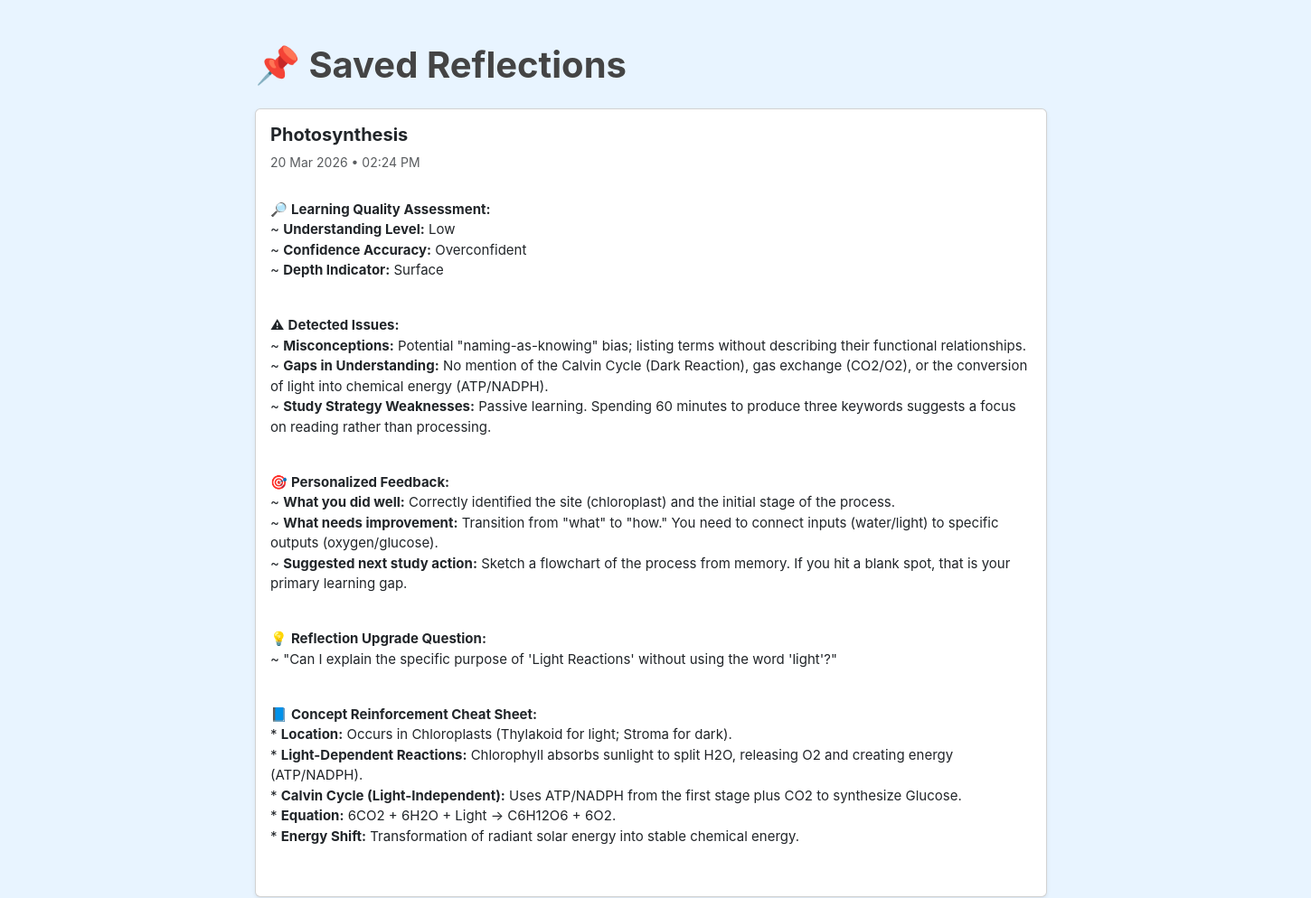
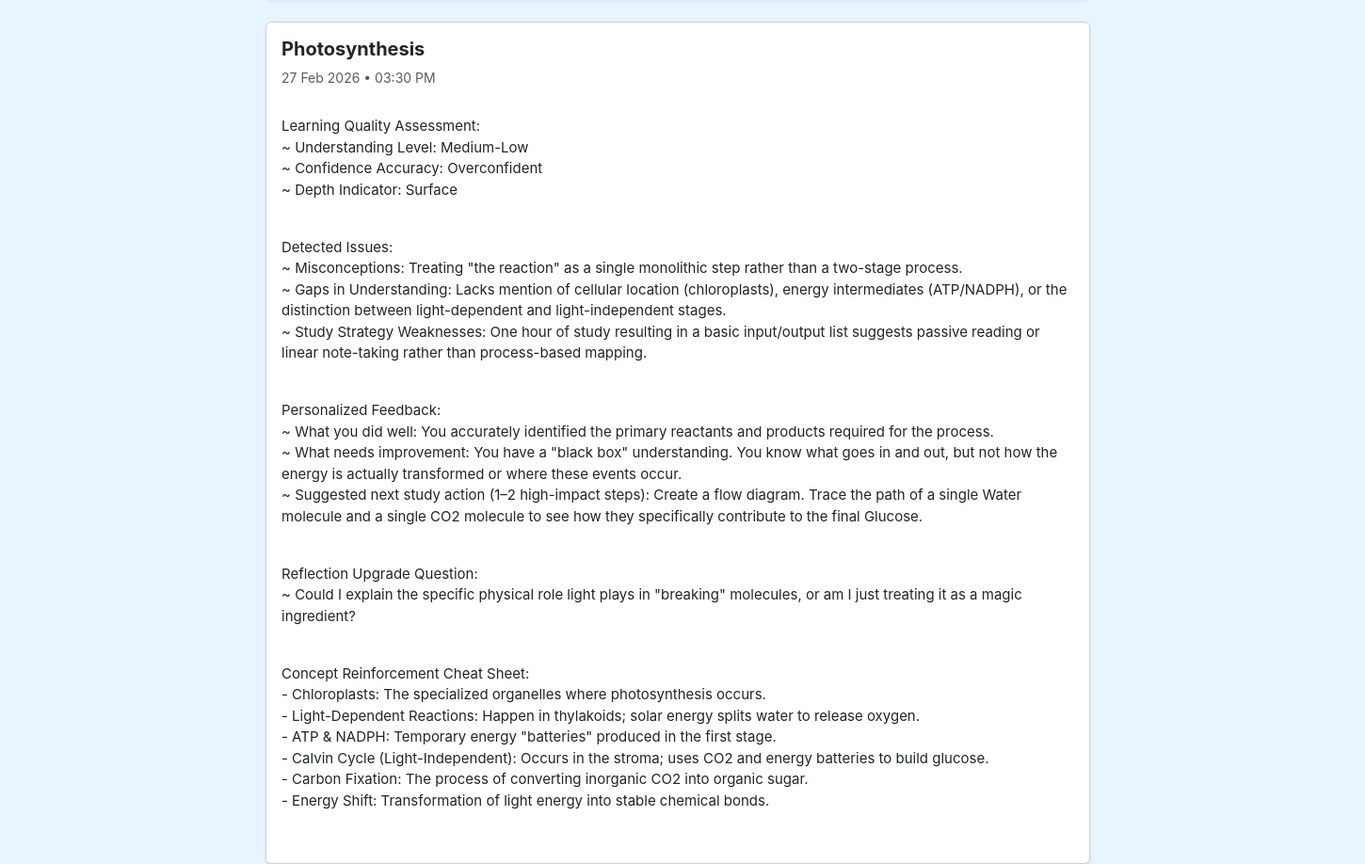
Screenshot of /bookmark with the database file from the repository (2 pictures, top to bottom).
### models.py (models this page shows, shortened)
class Reflection(db.Model):
    id = db.Column(db.Integer, primary_key=True)
    study_topic = db.Column(db.String(200),nullable=False)
    cheat_sheet = db.Column(db.Text,nullable=False)
    timestamp = db.Column(db.DateTime, default=datetime.utcnow)
    is_saved = db.Column(db.Boolean, default=False)

### app.py (the view)
@app.route("/bookmark")
def bookmark():
    saved_reflections = Reflection.query.filter_by(is_saved=True)\
        .order_by(Reflection.timestamp.desc()).all()
    return render_template("bookmark.html", reflections=saved_reflections)

### templates/bookmark.html (shortened to what this page needs)
{% extends "base.html" %}
{% block content %}
<div class="container mt-5" style="max-width: 900px;">
    <h1 class="mb-4"><strong>📌 Saved Reflections</strong></h1>
    {% if reflections %}
        {% for reflection in reflections %}
            <div class="card shadow-sm mb-4">
                <div class="card-body">
                    <h5 class="card-title">
                        <b>{{ reflection.study_topic }}</b>
                    </h5>
                    <p class="text-muted mb-2" style="font-size: 14px;">
                        {{ reflection.timestamp.strftime('%d %b %Y • %I:%M %p') }}
                    </p>
                    <div style="white-space: pre-line; font-size: 15px;">
                        {{ reflection.cheat_sheet | safe }}
                    </div>
                </div>
            </div>
        {% endfor %}
    {% else %}
        <div class="text-center mt-5">
            <h5 class="text-muted">No saved reflections yet.</h5>
            <p>Go reflect and bookmark one to see it here.</p>
        </div>
    {% endif %}
</div>
{% endblock %}

### templates/base.html (shortened to what this page needs)
<!DOCTYPE html>
<html>
<head>
    <link href="https://cdn.jsdelivr.net/npm/bootstrap@5.3.8/dist/css/bootstrap.min.css" rel="stylesheet">
    <link rel="stylesheet" href="{{ url_for('static', filename='styles.css') }}">
</head>
<body>
    <div class="container">
        {% block content %}{% endblock %}
    </div>
</body>
</html>

### static/styles.css (style rules this page uses)
body { margin: 0; width: 1440px; height: 1024px; background: #E8F4FF; font-family: 'Inter', sans-serif; position: relative; }
h1, h2, h3, h4, h5, h6 { color: #444444; }

### rows the page displays
Reflection: study_topic "Photosynthesis", timestamp "20 Mar 2026 • 02:24 PM", cheat_sheet "🔎 Learning Quality Assessment: ~ Understanding Level: Low ~ Confidence Accuracy: Overconfident ~ Depth Indicator: Surface ⚠ Detected Issues: ~ Misconceptions: Potential \"naming-as-knowing\" bias; listing terms without describing their functional relationships. ~ Gaps in Understanding: No mention of the Calvin Cycle (Dark Reaction), gas exchange (CO2/O2), or the conversion of light into chemical energy (ATP/NADPH). ~ Study Strategy Weaknesses: Passive learning. Spending 60 minutes to produce three keywords suggests a focus on reading rather than processing. 🎯 Personalized Feedback: ~ What you did well: Correctly identified the site (chloroplast) and the initial stage of the process. ~ What…"
Reflection: study_topic "Photosynthesis", timestamp "27 Feb 2026 • 03:30 PM", cheat_sheet "Learning Quality Assessment: ~ Understanding Level: Medium-Low ~ Confidence Accuracy: Overconfident ~ Depth Indicator: Surface Detected Issues: ~ Misconceptions: Treating \"the reaction\" as a single monolithic step rather than a two-stage process. ~ Gaps in Understanding: Lacks mention of cellular location (chloroplasts), energy intermediates (ATP/NADPH), or the distinction between light-dependent and light-independent stages. ~ Study Strategy Weaknesses: One hour of study resulting in a basic input/output list suggests passive reading or linear note-taking rather than process-based mapping. Personalized Feedback: ~ What you did well: You accurately identified the primary reactants and…"
